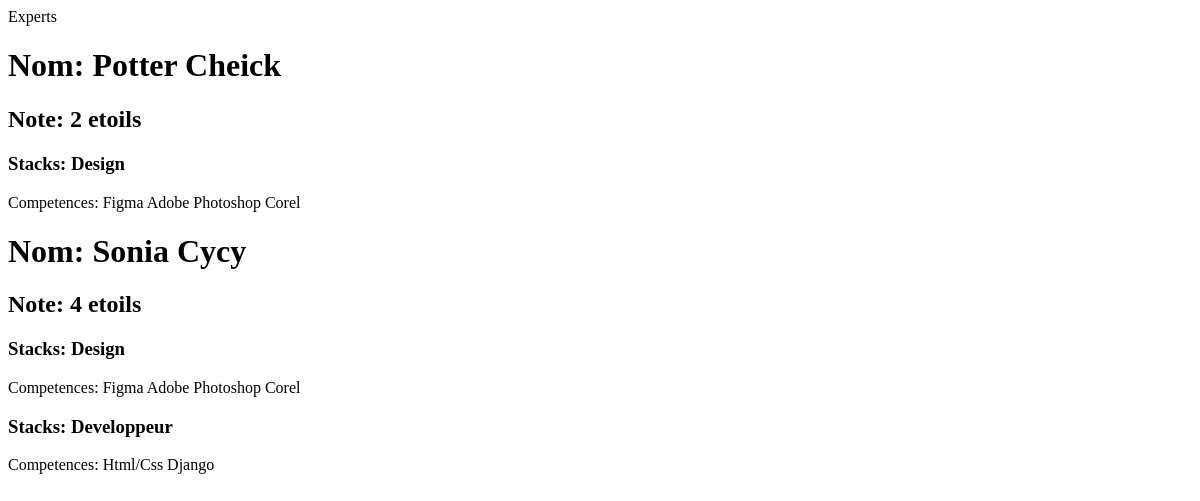
The app's page /services/experts/, older data.
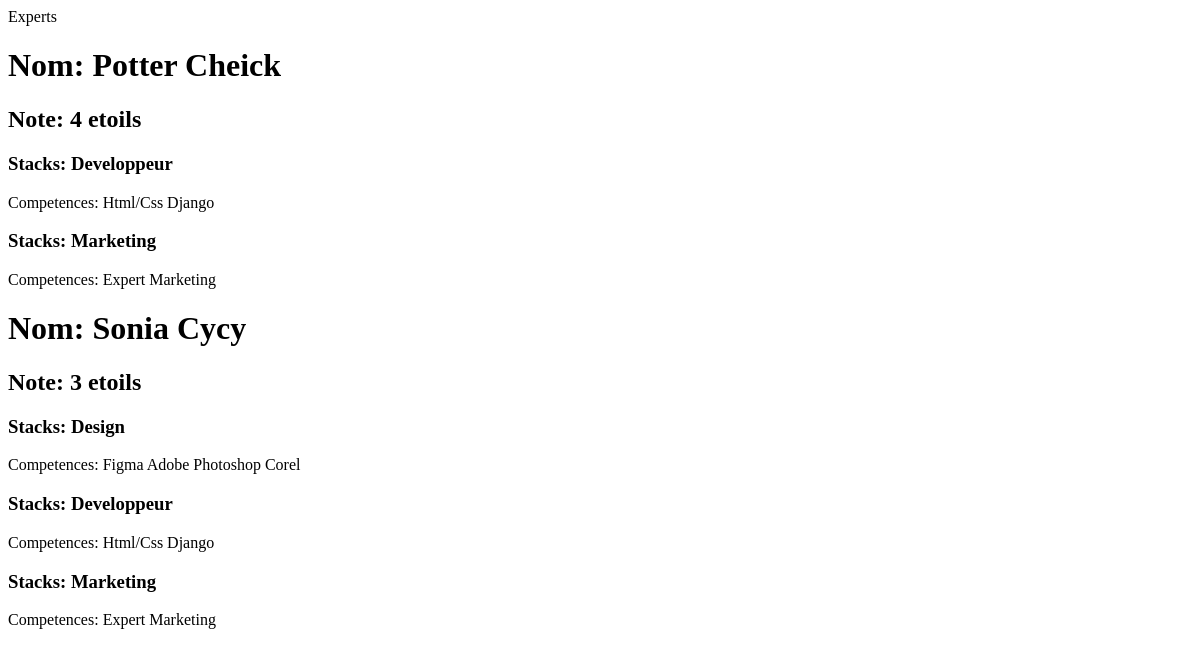
The same page, newer data.
### services/models.py (models this page shows, shortened)
class Experts(models.Model):
	name = models.CharField(max_length=255)
	surname = models.CharField(max_length=255)
	email = models.EmailField(unique=True)
	description = models.TextField()
	phone = models.CharField(max_length=25)
	whatsapp = models.CharField(max_length=25)
	telegram = models.CharField(max_length=25)
	note = models.IntegerField(default=3)
	stacks = models.ManyToManyField(Stacks)
	class Meta:
		verbose_name = "Experts"
		verbose_name_plural = "Experts"

class Stacks(models.Model):
	name = models.CharField(max_length=255)
	competences = models.ManyToManyField(Competences)
	slug = models.SlugField(max_length=200, unique=True, null=True)
	class Meta:
		verbose_name = "Stacks"
		verbose_name_plural = "Stacks"

class Competences(models.Model):
	name = models.CharField(max_length=255)
	class Meta:
		verbose_name = "Competences"
		verbose_name_plural = "Competences"

### services/views.py (the view)
# urls.py: path('experts/', views.experts, name='experts'),
def experts(request):
    experts = Experts.objects.all()
    return render(request, 'experts/index.html', {'experts':experts})

### templates/experts/index.html
<p>Experts</p>
{% block content %}
	{% for e in experts %}
		<h1>Nom: {{ e.name }}
		{{ e.surname }}</h1>
		<h2>Note: {{ e.note }} etoils</h2>
		{% for a in e.stacks.all %}
			<h3>Stacks: {{ a.name }}</h3>
			<p>Competences:
			{% for i in a.competences.all %}
				{{ i.name }}
			{% endfor %}
			</p>
		{% endfor %}
	{% endfor %}
{% endblock %}

Row changes from the older to the newer data that the page shows:
changed Experts "Potter": note "2" → "4"; gains Stacks (name "Developpeur"); loses Stacks (name "Design")
computed for Stacks "Developpeur": gains Competences (name "Html/Css"); gains Competences (name "Django")
added Stacks: name "Marketing"
added Competences: name "Expert Marketing"
changed Experts "Sonia": note "4" → "3"
computed for Stacks "Design": loses Competences (name "Figma"); loses Competences (name "Adobe Photoshop"); loses Competences (name "Corel")
